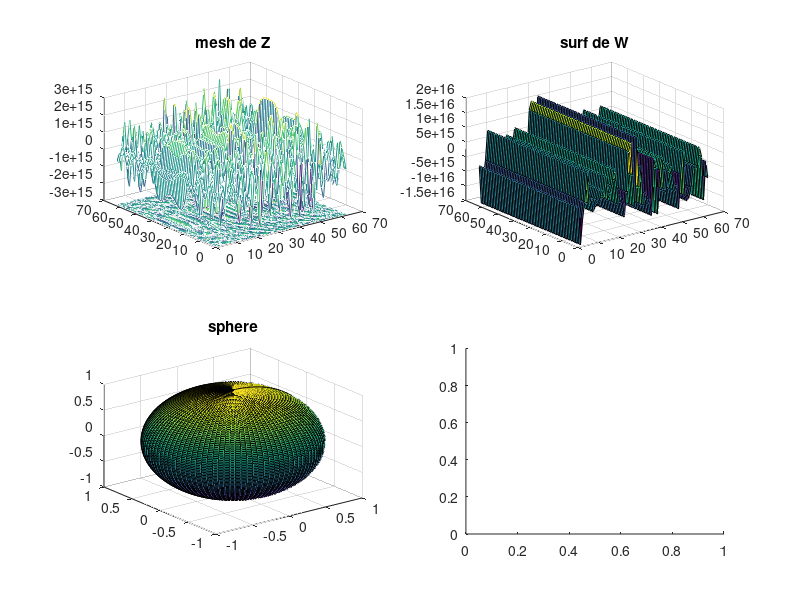

Here is the MATLAB script that generated this plot: (Note: this script raises an error after producing the figure.)
% Génération de la grille
[X,Y] = meshgrid(-pi:0.1:pi);

% Définition des fonctions
Z=(sin(2*X.^2+2*Y.^2))/(X.^2+Y.^2);
W=sin(X)*(sin(X^2+Y^2))/(X^2+Y^2);

% Tracé des trois fonctions sur une seule page
subplot(2,2,1)
meshc(Z)
title('mesh de Z')

subplot(2,2,2)
surf(W)
title('surf de W')

subplot(2,2,3)
sphere(100)
title('sphere')

subplot(2,2,4)
[X,Y,Z]=SPHERE(100);
mesh(X,Y,Z)
title('mesh de sphere')
